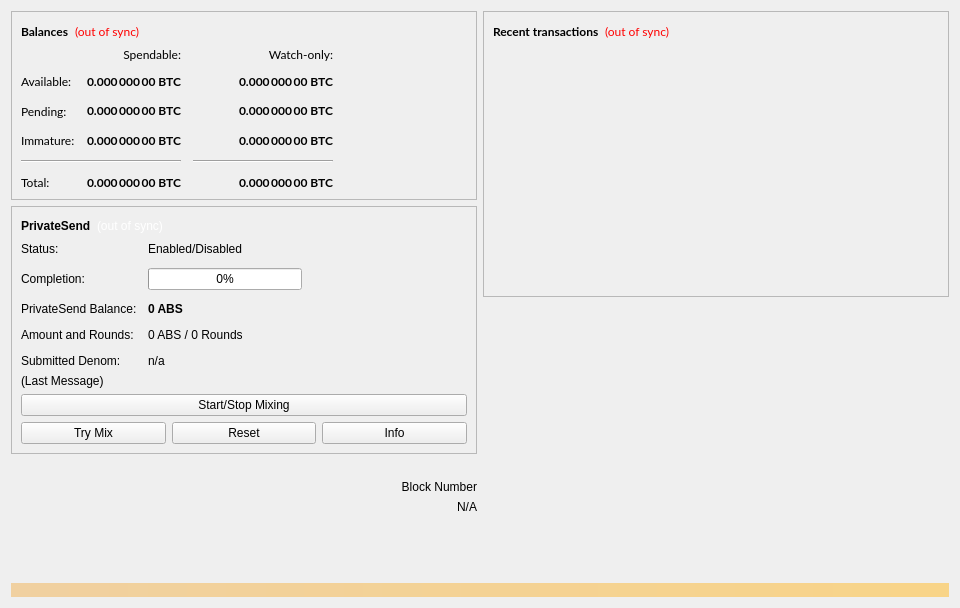
<?xml version="1.0" encoding="UTF-8"?>
<ui version="4.0">
 <class>OverviewPage</class>
 <widget class="QWidget" name="OverviewPage">
  <property name="geometry">
   <rect>
    <x>0</x>
    <y>0</y>
    <width>960</width>
    <height>608</height>
   </rect>
  </property>
  <property name="minimumSize">
   <size>
    <width>960</width>
    <height>0</height>
   </size>
  </property>
  <property name="windowTitle">
   <string>Form</string>
  </property>
  <layout class="QVBoxLayout" name="topLayout">
   <item>
    <layout class="QHBoxLayout" name="horizontalLayout" stretch="1,1">
     <item>
      <layout class="QVBoxLayout" name="verticalLayout_2">
       <item>
        <widget class="QFrame" name="frame">
         <property name="font">
          <font>
           <family>Lato</family>
          </font>
         </property>
         <property name="frameShape">
          <enum>QFrame::StyledPanel</enum>
         </property>
         <property name="frameShadow">
          <enum>QFrame::Raised</enum>
         </property>
         <layout class="QVBoxLayout" name="verticalLayout_4">
          <item>
           <layout class="QHBoxLayout" name="horizontalLayout_4">
            <item>
             <widget class="QLabel" name="label_5">
              <property name="font">
               <font>
                <weight>75</weight>
                <bold>true</bold>
               </font>
              </property>
              <property name="text">
               <string>Balances</string>
              </property>
             </widget>
            </item>
            <item>
             <widget class="QLabel" name="labelWalletStatus">
              <property name="toolTip">
               <string>The displayed information may be out of date. Your wallet automatically synchronizes with the Absolute network after a connection is established, but this process has not completed yet.</string>
              </property>
              <property name="styleSheet">
               <string notr="true">QLabel { color: red; }</string>
              </property>
              <property name="text">
               <string notr="true">(out of sync)</string>
              </property>
              <property name="alignment">
               <set>Qt::AlignLeading|Qt::AlignLeft|Qt::AlignVCenter</set>
              </property>
             </widget>
            </item>
            <item>
             <spacer name="horizontalSpacer_3">
              <property name="orientation">
               <enum>Qt::Horizontal</enum>
              </property>
              <property name="sizeHint" stdset="0">
               <size>
                <width>40</width>
                <height>20</height>
               </size>
              </property>
             </spacer>
            </item>
           </layout>
          </item>
          <item>
           <layout class="QGridLayout" name="gridLayout">
            <property name="spacing">
             <number>12</number>
            </property>
            <item row="2" column="2">
             <widget class="QLabel" name="labelWatchPending">
              <property name="font">
               <font>
                <weight>75</weight>
                <bold>true</bold>
               </font>
              </property>
              <property name="cursor">
               <cursorShape>IBeamCursor</cursorShape>
              </property>
              <property name="toolTip">
               <string>Unconfirmed transactions to watch-only addresses</string>
              </property>
              <property name="text">
               <string notr="true">0.000 000 00 BTC</string>
              </property>
              <property name="alignment">
               <set>Qt::AlignRight|Qt::AlignTrailing|Qt::AlignVCenter</set>
              </property>
              <property name="textInteractionFlags">
               <set>Qt::LinksAccessibleByMouse|Qt::TextSelectableByKeyboard|Qt::TextSelectableByMouse</set>
              </property>
             </widget>
            </item>
            <item row="2" column="1">
             <widget class="QLabel" name="labelUnconfirmed">
              <property name="font">
               <font>
                <weight>75</weight>
                <bold>true</bold>
               </font>
              </property>
              <property name="cursor">
               <cursorShape>IBeamCursor</cursorShape>
              </property>
              <property name="toolTip">
               <string>Total of transactions that have yet to be confirmed, and do not yet count toward the spendable balance</string>
              </property>
              <property name="text">
               <string notr="true">0.000 000 00 BTC</string>
              </property>
              <property name="alignment">
               <set>Qt::AlignRight|Qt::AlignTrailing|Qt::AlignVCenter</set>
              </property>
              <property name="textInteractionFlags">
               <set>Qt::LinksAccessibleByMouse|Qt::TextSelectableByKeyboard|Qt::TextSelectableByMouse</set>
              </property>
             </widget>
            </item>
            <item row="3" column="2">
             <widget class="QLabel" name="labelWatchImmature">
              <property name="font">
               <font>
                <weight>75</weight>
                <bold>true</bold>
               </font>
              </property>
              <property name="cursor">
               <cursorShape>IBeamCursor</cursorShape>
              </property>
              <property name="toolTip">
               <string>Mined balance in watch-only addresses that has not yet matured</string>
              </property>
              <property name="text">
               <string notr="true">0.000 000 00 BTC</string>
              </property>
              <property name="alignment">
               <set>Qt::AlignRight|Qt::AlignTrailing|Qt::AlignVCenter</set>
              </property>
              <property name="textInteractionFlags">
               <set>Qt::LinksAccessibleByMouse|Qt::TextSelectableByKeyboard|Qt::TextSelectableByMouse</set>
              </property>
             </widget>
            </item>
            <item row="4" column="0" colspan="2">
             <widget class="Line" name="lineSpendableBalance">
              <property name="orientation">
               <enum>Qt::Horizontal</enum>
              </property>
             </widget>
            </item>
            <item row="4" column="2">
             <widget class="Line" name="lineWatchBalance">
              <property name="sizePolicy">
               <sizepolicy hsizetype="Preferred" vsizetype="Fixed">
                <horstretch>0</horstretch>
                <verstretch>0</verstretch>
               </sizepolicy>
              </property>
              <property name="minimumSize">
               <size>
                <width>140</width>
                <height>0</height>
               </size>
              </property>
              <property name="orientation">
               <enum>Qt::Horizontal</enum>
              </property>
             </widget>
            </item>
            <item row="5" column="0">
             <widget class="QLabel" name="labelTotalText">
              <property name="text">
               <string>Total:</string>
              </property>
             </widget>
            </item>
            <item row="3" column="1">
             <widget class="QLabel" name="labelImmature">
              <property name="font">
               <font>
                <weight>75</weight>
                <bold>true</bold>
               </font>
              </property>
              <property name="cursor">
               <cursorShape>IBeamCursor</cursorShape>
              </property>
              <property name="toolTip">
               <string>Mined balance that has not yet matured</string>
              </property>
              <property name="text">
               <string notr="true">0.000 000 00 BTC</string>
              </property>
              <property name="alignment">
               <set>Qt::AlignRight|Qt::AlignTrailing|Qt::AlignVCenter</set>
              </property>
              <property name="textInteractionFlags">
               <set>Qt::LinksAccessibleByMouse|Qt::TextSelectableByKeyboard|Qt::TextSelectableByMouse</set>
              </property>
             </widget>
            </item>
            <item row="2" column="3">
             <spacer name="horizontalSpacer_2">
              <property name="orientation">
               <enum>Qt::Horizontal</enum>
              </property>
              <property name="sizeHint" stdset="0">
               <size>
                <width>40</width>
                <height>20</height>
               </size>
              </property>
             </spacer>
            </item>
            <item row="3" column="0">
             <widget class="QLabel" name="labelImmatureText">
              <property name="text">
               <string>Immature:</string>
              </property>
             </widget>
            </item>
            <item row="5" column="1">
             <widget class="QLabel" name="labelTotal">
              <property name="font">
               <font>
                <weight>75</weight>
                <bold>true</bold>
               </font>
              </property>
              <property name="cursor">
               <cursorShape>IBeamCursor</cursorShape>
              </property>
              <property name="toolTip">
               <string>Your current total balance</string>
              </property>
              <property name="text">
               <string notr="true">0.000 000 00 BTC</string>
              </property>
              <property name="alignment">
               <set>Qt::AlignRight|Qt::AlignTrailing|Qt::AlignVCenter</set>
              </property>
              <property name="textInteractionFlags">
               <set>Qt::LinksAccessibleByMouse|Qt::TextSelectableByKeyboard|Qt::TextSelectableByMouse</set>
              </property>
             </widget>
            </item>
            <item row="5" column="2">
             <widget class="QLabel" name="labelWatchTotal">
              <property name="font">
               <font>
                <weight>75</weight>
                <bold>true</bold>
               </font>
              </property>
              <property name="cursor">
               <cursorShape>IBeamCursor</cursorShape>
              </property>
              <property name="toolTip">
               <string>Current total balance in watch-only addresses</string>
              </property>
              <property name="text">
               <string notr="true">0.000 000 00 BTC</string>
              </property>
              <property name="alignment">
               <set>Qt::AlignRight|Qt::AlignTrailing|Qt::AlignVCenter</set>
              </property>
              <property name="textInteractionFlags">
               <set>Qt::LinksAccessibleByMouse|Qt::TextSelectableByKeyboard|Qt::TextSelectableByMouse</set>
              </property>
             </widget>
            </item>
            <item row="0" column="2">
             <widget class="QLabel" name="labelWatchonly">
              <property name="text">
               <string>Watch-only:</string>
              </property>
              <property name="alignment">
               <set>Qt::AlignRight|Qt::AlignTrailing|Qt::AlignVCenter</set>
              </property>
             </widget>
            </item>
            <item row="1" column="0">
             <widget class="QLabel" name="labelBalanceText">
              <property name="text">
               <string>Available:</string>
              </property>
             </widget>
            </item>
            <item row="1" column="1">
             <widget class="QLabel" name="labelBalance">
              <property name="font">
               <font>
                <weight>75</weight>
                <bold>true</bold>
               </font>
              </property>
              <property name="cursor">
               <cursorShape>IBeamCursor</cursorShape>
              </property>
              <property name="toolTip">
               <string>Your current spendable balance</string>
              </property>
              <property name="text">
               <string notr="true">0.000 000 00 BTC</string>
              </property>
              <property name="alignment">
               <set>Qt::AlignRight|Qt::AlignTrailing|Qt::AlignVCenter</set>
              </property>
              <property name="textInteractionFlags">
               <set>Qt::LinksAccessibleByMouse|Qt::TextSelectableByKeyboard|Qt::TextSelectableByMouse</set>
              </property>
             </widget>
            </item>
            <item row="1" column="2">
             <widget class="QLabel" name="labelWatchAvailable">
              <property name="font">
               <font>
                <weight>75</weight>
                <bold>true</bold>
               </font>
              </property>
              <property name="cursor">
               <cursorShape>IBeamCursor</cursorShape>
              </property>
              <property name="toolTip">
               <string>Your current balance in watch-only addresses</string>
              </property>
              <property name="text">
               <string notr="true">0.000 000 00 BTC</string>
              </property>
              <property name="alignment">
               <set>Qt::AlignRight|Qt::AlignTrailing|Qt::AlignVCenter</set>
              </property>
              <property name="textInteractionFlags">
               <set>Qt::LinksAccessibleByMouse|Qt::TextSelectableByKeyboard|Qt::TextSelectableByMouse</set>
              </property>
             </widget>
            </item>
            <item row="2" column="0">
             <widget class="QLabel" name="labelPendingText">
              <property name="text">
               <string>Pending:</string>
              </property>
             </widget>
            </item>
            <item row="0" column="1">
             <widget class="QLabel" name="labelSpendable">
              <property name="text">
               <string>Spendable:</string>
              </property>
              <property name="alignment">
               <set>Qt::AlignRight|Qt::AlignTrailing|Qt::AlignVCenter</set>
              </property>
             </widget>
            </item>
           </layout>
          </item>
         </layout>
        </widget>
       </item>
       <item>
        <widget class="QFrame" name="framePrivateSend">
         <property name="layoutDirection">
          <enum>Qt::LeftToRight</enum>
         </property>
         <property name="frameShape">
          <enum>QFrame::StyledPanel</enum>
         </property>
         <property name="frameShadow">
          <enum>QFrame::Raised</enum>
         </property>
         <layout class="QVBoxLayout" name="VerticalLayout_PS1">
          <item>
           <layout class="QHBoxLayout" name="horizontalLayout_5">
            <item>
             <widget class="QLabel" name="labelPrivateSendHeader">
              <property name="font">
               <font>
                <weight>75</weight>
                <bold>true</bold>
               </font>
              </property>
              <property name="text">
               <string>PrivateSend</string>
              </property>
             </widget>
            </item>
            <item>
             <widget class="QLabel" name="labelPrivateSendSyncStatus">
              <property name="toolTip">
               <string>The displayed information may be out of date. Your wallet automatically synchronizes with the Absolute network after a connection is established, but this process has not completed yet.</string>
              </property>
              <property name="styleSheet">
               <string notr="true">QLabel { color: white; }</string>
              </property>
              <property name="text">
               <string notr="true">(out of sync)</string>
              </property>
              <property name="alignment">
               <set>Qt::AlignLeading|Qt::AlignLeft|Qt::AlignVCenter</set>
              </property>
             </widget>
            </item>
            <item>
             <spacer name="horizontalSpacer_4">
              <property name="orientation">
               <enum>Qt::Horizontal</enum>
              </property>
              <property name="sizeHint" stdset="0">
               <size>
                <width>40</width>
                <height>20</height>
               </size>
              </property>
             </spacer>
            </item>
           </layout>
          </item>
          <item>
           <layout class="QFormLayout" name="privateSendFormLayout">
            <property name="fieldGrowthPolicy">
             <enum>QFormLayout::AllNonFixedFieldsGrow</enum>
            </property>
            <property name="horizontalSpacing">
             <number>11</number>
            </property>
            <property name="verticalSpacing">
             <number>12</number>
            </property>
            <item row="0" column="0">
             <widget class="QLabel" name="labelPrivateSendEnabledText">
              <property name="text">
               <string>Status:</string>
              </property>
             </widget>
            </item>
            <item row="0" column="1">
             <widget class="QLabel" name="labelPrivateSendEnabled">
              <property name="text">
               <string>Enabled/Disabled</string>
              </property>
             </widget>
            </item>
            <item row="1" column="0">
             <widget class="QLabel" name="labelCompletitionText">
              <property name="text">
               <string>Completion:</string>
              </property>
             </widget>
            </item>
            <item row="1" column="1">
             <widget class="QProgressBar" name="privateSendProgress">
              <property name="maximumSize">
               <size>
                <width>154</width>
                <height>16777215</height>
               </size>
              </property>
              <property name="value">
               <number>0</number>
              </property>
             </widget>
            </item>
            <item row="2" column="0">
             <widget class="QLabel" name="labelAnonymizedText">
              <property name="text">
               <string>PrivateSend Balance:</string>
              </property>
             </widget>
            </item>
            <item row="2" column="1">
             <widget class="QLabel" name="labelAnonymized">
              <property name="font">
               <font>
                <weight>75</weight>
                <bold>true</bold>
               </font>
              </property>
              <property name="text">
               <string notr="true">0 ABS</string>
              </property>
             </widget>
            </item>
            <item row="3" column="0">
             <widget class="QLabel" name="labelAmountAndRoundsText">
              <property name="text">
               <string>Amount and Rounds:</string>
              </property>
             </widget>
            </item>
            <item row="3" column="1">
             <widget class="QLabel" name="labelAmountRounds">
              <property name="text">
               <string>0 ABS / 0 Rounds</string>
              </property>
             </widget>
            </item>
            <item row="4" column="0">
             <widget class="QLabel" name="labelSubmittedDenomText">
              <property name="text">
               <string>Submitted Denom:</string>
              </property>
             </widget>
            </item>
            <item row="4" column="1">
             <widget class="QLabel" name="labelSubmittedDenom">
              <property name="toolTip">
               <string>The denominations you submitted to the Masternode.&lt;br&gt;To mix, other users must submit the exact same denominations.</string>
              </property>
              <property name="text">
               <string>n/a</string>
              </property>
             </widget>
            </item>
           </layout>
          </item>
          <item>
           <layout class="QVBoxLayout" name="VerticalLayout_PS">
            <item>
             <widget class="QLabel" name="labelPrivateSendLastMessage">
              <property name="text">
               <string>(Last Message)</string>
              </property>
              <property name="alignment">
               <set>Qt::AlignLeading|Qt::AlignLeft|Qt::AlignTop</set>
              </property>
              <property name="wordWrap">
               <bool>true</bool>
              </property>
             </widget>
            </item>
            <item>
             <widget class="QPushButton" name="togglePrivateSend">
              <property name="sizePolicy">
               <sizepolicy hsizetype="MinimumExpanding" vsizetype="Fixed">
                <horstretch>0</horstretch>
                <verstretch>0</verstretch>
               </sizepolicy>
              </property>
              <property name="text">
               <string>Start/Stop Mixing</string>
              </property>
             </widget>
            </item>
            <item>
             <layout class="QHBoxLayout" name="horizontalLayout_debugbuttons">
              <item>
               <widget class="QPushButton" name="privateSendAuto">
                <property name="sizePolicy">
                 <sizepolicy hsizetype="MinimumExpanding" vsizetype="Fixed">
                  <horstretch>0</horstretch>
                  <verstretch>0</verstretch>
                 </sizepolicy>
                </property>
                <property name="toolTip">
                 <string>Try to manually submit a PrivateSend request.</string>
                </property>
                <property name="text">
                 <string>Try Mix</string>
                </property>
               </widget>
              </item>
              <item>
               <widget class="QPushButton" name="privateSendReset">
                <property name="sizePolicy">
                 <sizepolicy hsizetype="MinimumExpanding" vsizetype="Fixed">
                  <horstretch>0</horstretch>
                  <verstretch>0</verstretch>
                 </sizepolicy>
                </property>
                <property name="toolTip">
                 <string>Reset the current status of PrivateSend (can interrupt PrivateSend if it's in the process of Mixing, which can cost you money!)</string>
                </property>
                <property name="autoFillBackground">
                 <bool>false</bool>
                </property>
                <property name="text">
                 <string>Reset</string>
                </property>
               </widget>
              </item>
              <item>
               <widget class="QPushButton" name="privateSendInfo">
                <property name="sizePolicy">
                 <sizepolicy hsizetype="MinimumExpanding" vsizetype="Fixed">
                  <horstretch>0</horstretch>
                  <verstretch>0</verstretch>
                 </sizepolicy>
                </property>
                <property name="toolTip">
                 <string>Information about PrivateSend and Mixing</string>
                </property>
                <property name="text">
                 <string>Info</string>
                </property>
               </widget>
              </item>
             </layout>
            </item>
           </layout>
          </item>
         </layout>
        </widget>
       </item>
       <item>
        <widget class="QLabel" name="label">
         <property name="text">
          <string/>
         </property>
         <property name="pixmap">
          <pixmap resource="../absolute.qrc">:/images/base/wallet_version</pixmap>
         </property>
        </widget>
       </item>
       <item>
        <layout class="QVBoxLayout" name="verticalLayout_blockdetails">
         <item>
          <layout class="QGridLayout" name="gridLayout_2">
           <item row="1" column="0">
            <widget class="QLabel" name="numberOfBlocks">
             <property name="text">
              <string>N/A</string>
             </property>
             <property name="alignment">
              <set>Qt::AlignRight|Qt::AlignTrailing|Qt::AlignVCenter</set>
             </property>
            </widget>
           </item>
           <item row="0" column="0">
            <widget class="QLabel" name="lastBlockTime">
             <property name="text">
              <string>Block Number</string>
             </property>
             <property name="alignment">
              <set>Qt::AlignRight|Qt::AlignTrailing|Qt::AlignVCenter</set>
             </property>
            </widget>
           </item>
          </layout>
         </item>
        </layout>
       </item>
       <item>
        <spacer name="verticalSpacer">
         <property name="orientation">
          <enum>Qt::Vertical</enum>
         </property>
         <property name="sizeHint" stdset="0">
          <size>
           <width>20</width>
           <height>80</height>
          </size>
         </property>
        </spacer>
       </item>
      </layout>
     </item>
     <item>
      <layout class="QVBoxLayout" name="verticalLayout_3">
       <item>
        <widget class="QFrame" name="frame_2">
         <property name="font">
          <font>
           <family>Lato</family>
          </font>
         </property>
         <property name="frameShape">
          <enum>QFrame::StyledPanel</enum>
         </property>
         <property name="frameShadow">
          <enum>QFrame::Raised</enum>
         </property>
         <layout class="QVBoxLayout" name="verticalLayout">
          <item>
           <layout class="QHBoxLayout" name="horizontalLayout_2">
            <item>
             <widget class="QLabel" name="label_4">
              <property name="font">
               <font>
                <weight>75</weight>
                <bold>true</bold>
               </font>
              </property>
              <property name="text">
               <string>Recent transactions</string>
              </property>
             </widget>
            </item>
            <item>
             <widget class="QLabel" name="labelTransactionsStatus">
              <property name="toolTip">
               <string>The displayed information may be out of date. Your wallet automatically synchronizes with the Absolute network after a connection is established, but this process has not completed yet.</string>
              </property>
              <property name="styleSheet">
               <string notr="true">QLabel { color: red; }</string>
              </property>
              <property name="text">
               <string notr="true">(out of sync)</string>
              </property>
              <property name="alignment">
               <set>Qt::AlignLeading|Qt::AlignLeft|Qt::AlignVCenter</set>
              </property>
             </widget>
            </item>
            <item>
             <spacer name="horizontalSpacer">
              <property name="orientation">
               <enum>Qt::Horizontal</enum>
              </property>
              <property name="sizeHint" stdset="0">
               <size>
                <width>40</width>
                <height>20</height>
               </size>
              </property>
             </spacer>
            </item>
           </layout>
          </item>
          <item>
           <widget class="QListView" name="listTransactions">
            <property name="minimumSize">
             <size>
              <width>445</width>
              <height>240</height>
             </size>
            </property>
            <property name="maximumSize">
             <size>
              <width>16777215</width>
              <height>600</height>
             </size>
            </property>
            <property name="font">
             <font>
              <family>Lato</family>
             </font>
            </property>
            <property name="styleSheet">
             <string notr="true">QListView { background: transparent; }</string>
            </property>
            <property name="frameShape">
             <enum>QFrame::NoFrame</enum>
            </property>
            <property name="verticalScrollBarPolicy">
             <enum>Qt::ScrollBarAlwaysOff</enum>
            </property>
            <property name="horizontalScrollBarPolicy">
             <enum>Qt::ScrollBarAlwaysOff</enum>
            </property>
            <property name="selectionMode">
             <enum>QAbstractItemView::NoSelection</enum>
            </property>
           </widget>
          </item>
         </layout>
        </widget>
       </item>
       <item>
        <spacer name="verticalSpacer_2">
         <property name="orientation">
          <enum>Qt::Vertical</enum>
         </property>
         <property name="sizeHint" stdset="0">
          <size>
           <width>20</width>
           <height>40</height>
          </size>
         </property>
        </spacer>
       </item>
      </layout>
     </item>
    </layout>
   </item>
   <item>
    <widget class="QLabel" name="labelAlerts">
     <property name="visible">
      <bool>false</bool>
     </property>
     <property name="styleSheet">
      <string notr="true">QLabel { background-color: qlineargradient(x1: 0, y1: 0, x2: 1, y2: 0, stop:0 #F0D0A0, stop:1 #F8D488); color:#000000; }</string>
     </property>
     <property name="wordWrap">
      <bool>true</bool>
     </property>
     <property name="margin">
      <number>3</number>
     </property>
     <property name="textInteractionFlags">
      <set>Qt::TextSelectableByMouse</set>
     </property>
    </widget>
   </item>
  </layout>
 </widget>
 <resources>
  <include location="../absolute.qrc"/>
 </resources>
 <connections/>
</ui>
